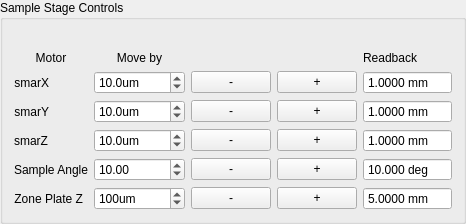
             <widget class="QGroupBox" name="groupBox">
              <property name="enabled">
               <bool>true</bool>
              </property>
              <property name="sizePolicy">
               <sizepolicy hsizetype="Preferred" vsizetype="Preferred">
                <horstretch>0</horstretch>
                <verstretch>0</verstretch>
               </sizepolicy>
              </property>
              <property name="styleSheet">
               <string notr="true"/>
              </property>
              <property name="title">
               <string>Sample Stage Controls</string>
              </property>
              <layout class="QGridLayout" name="gridLayout_14">
               <item row="5" column="0">
                <widget class="QLabel" name="label_21">
                 <property name="sizePolicy">
                  <sizepolicy hsizetype="Fixed" vsizetype="Preferred">
                   <horstretch>0</horstretch>
                   <verstretch>0</verstretch>
                  </sizepolicy>
                 </property>
                 <property name="text">
                  <string>Sample Angle</string>
                 </property>
                 <property name="alignment">
                  <set>Qt::AlignRight|Qt::AlignTrailing|Qt::AlignVCenter</set>
                 </property>
                </widget>
               </item>
               <item row="5" column="4">
                <widget class="QDoubleSpinBox" name="db_zpsth">
                 <property name="sizePolicy">
                  <sizepolicy hsizetype="Preferred" vsizetype="Fixed">
                   <horstretch>0</horstretch>
                   <verstretch>0</verstretch>
                  </sizepolicy>
                 </property>
                 <property name="readOnly">
                  <bool>true</bool>
                 </property>
                 <property name="buttonSymbols">
                  <enum>QAbstractSpinBox::NoButtons</enum>
                 </property>
                 <property name="suffix">
                  <string> deg</string>
                 </property>
                 <property name="decimals">
                  <number>3</number>
                 </property>
                 <property name="maximum">
                  <double>200.000000000000000</double>
                 </property>
                 <property name="value">
                  <double>10.000000000000000</double>
                 </property>
                </widget>
               </item>
               <item row="3" column="1">
                <widget class="QDoubleSpinBox" name="db_move_smary">
                 <property name="sizePolicy">
                  <sizepolicy hsizetype="Preferred" vsizetype="Fixed">
                   <horstretch>0</horstretch>
                   <verstretch>0</verstretch>
                  </sizepolicy>
                 </property>
                 <property name="suffix">
                  <string>um</string>
                 </property>
                 <property name="decimals">
                  <number>1</number>
                 </property>
                 <property name="minimum">
                  <double>-10000.000000000000000</double>
                 </property>
                 <property name="maximum">
                  <double>10000.000000000000000</double>
                 </property>
                 <property name="singleStep">
                  <double>5.000000000000000</double>
                 </property>
                 <property name="value">
                  <double>10.000000000000000</double>
                 </property>
                </widget>
               </item>
               <item row="4" column="3">
                <widget class="QPushButton" name="pb_move_smarz_pos">
                 <property name="sizePolicy">
                  <sizepolicy hsizetype="Preferred" vsizetype="Fixed">
                   <horstretch>0</horstretch>
                   <verstretch>0</verstretch>
                  </sizepolicy>
                 </property>
                 <property name="text">
                  <string>+</string>
                 </property>
                </widget>
               </item>
               <item row="1" column="4">
                <widget class="QLabel" name="label_26">
                 <property name="text">
                  <string>Readback</string>
                 </property>
                </widget>
               </item>
               <item row="5" column="3">
                <widget class="QPushButton" name="pb_move_dth_pos">
                 <property name="sizePolicy">
                  <sizepolicy hsizetype="Preferred" vsizetype="Fixed">
                   <horstretch>0</horstretch>
                   <verstretch>0</verstretch>
                  </sizepolicy>
                 </property>
                 <property name="text">
                  <string>+</string>
                 </property>
                </widget>
               </item>
               <item row="3" column="2">
                <widget class="QPushButton" name="pb_move_smary_neg">
                 <property name="sizePolicy">
                  <sizepolicy hsizetype="Preferred" vsizetype="Fixed">
                   <horstretch>0</horstretch>
                   <verstretch>0</verstretch>
                  </sizepolicy>
                 </property>
                 <property name="text">
                  <string>-</string>
                 </property>
                </widget>
               </item>
               <item row="4" column="1">
                <widget class="QDoubleSpinBox" name="db_move_smarz">
                 <property name="sizePolicy">
                  <sizepolicy hsizetype="Preferred" vsizetype="Fixed">
                   <horstretch>0</horstretch>
                   <verstretch>0</verstretch>
                  </sizepolicy>
                 </property>
                 <property name="suffix">
                  <string>um</string>
                 </property>
                 <property name="decimals">
                  <number>1</number>
                 </property>
                 <property name="minimum">
                  <double>-10000.000000000000000</double>
                 </property>
                 <property name="maximum">
                  <double>10000.000000000000000</double>
                 </property>
                 <property name="singleStep">
                  <double>5.000000000000000</double>
                 </property>
                 <property name="value">
                  <double>10.000000000000000</double>
                 </property>
                </widget>
               </item>
               <item row="4" column="0">
                <widget class="QLabel" name="label_6">
                 <property name="sizePolicy">
                  <sizepolicy hsizetype="Fixed" vsizetype="Preferred">
                   <horstretch>0</horstretch>
                   <verstretch>0</verstretch>
                  </sizepolicy>
                 </property>
                 <property name="text">
                  <string>smarZ</string>
                 </property>
                 <property name="alignment">
                  <set>Qt::AlignRight|Qt::AlignTrailing|Qt::AlignVCenter</set>
                 </property>
                </widget>
               </item>
               <item row="2" column="0">
                <widget class="QLabel" name="label_3">
                 <property name="sizePolicy">
                  <sizepolicy hsizetype="Fixed" vsizetype="Preferred">
                   <horstretch>0</horstretch>
                   <verstretch>0</verstretch>
                  </sizepolicy>
                 </property>
                 <property name="text">
                  <string>smarX</string>
                 </property>
                 <property name="alignment">
                  <set>Qt::AlignRight|Qt::AlignTrailing|Qt::AlignVCenter</set>
                 </property>
                </widget>
               </item>
               <item row="2" column="4">
                <widget class="QDoubleSpinBox" name="db_smarx">
                 <property name="sizePolicy">
                  <sizepolicy hsizetype="Preferred" vsizetype="Fixed">
                   <horstretch>0</horstretch>
                   <verstretch>0</verstretch>
                  </sizepolicy>
                 </property>
                 <property name="readOnly">
                  <bool>true</bool>
                 </property>
                 <property name="buttonSymbols">
                  <enum>QAbstractSpinBox::NoButtons</enum>
                 </property>
                 <property name="suffix">
                  <string> mm</string>
                 </property>
                 <property name="decimals">
                  <number>4</number>
                 </property>
                 <property name="minimum">
                  <double>-99.000000000000000</double>
                 </property>
                 <property name="value">
                  <double>1.000000000000000</double>
                 </property>
                </widget>
               </item>
               <item row="1" column="0">
                <widget class="QLabel" name="label_7">
                 <property name="sizePolicy">
                  <sizepolicy hsizetype="Preferred" vsizetype="Fixed">
                   <horstretch>0</horstretch>
                   <verstretch>0</verstretch>
                  </sizepolicy>
                 </property>
                 <property name="styleSheet">
                  <string notr="true">font: 75 14pt &quot;MS Shell Dlg 2&quot;;</string>
                 </property>
                 <property name="text">
                  <string>Motor</string>
                 </property>
                 <property name="alignment">
                  <set>Qt::AlignCenter</set>
                 </property>
                </widget>
               </item>
               <item row="5" column="2">
                <widget class="QPushButton" name="pb_move_dth_pos_neg">
                 <property name="sizePolicy">
                  <sizepolicy hsizetype="Preferred" vsizetype="Fixed">
                   <horstretch>0</horstretch>
                   <verstretch>0</verstretch>
                  </sizepolicy>
                 </property>
                 <property name="text">
                  <string>-</string>
                 </property>
                </widget>
               </item>
               <item row="6" column="0">
                <widget class="QLabel" name="label_15">
                 <property name="sizePolicy">
                  <sizepolicy hsizetype="Fixed" vsizetype="Preferred">
                   <horstretch>0</horstretch>
                   <verstretch>0</verstretch>
                  </sizepolicy>
                 </property>
                 <property name="text">
                  <string>Zone Plate Z</string>
                 </property>
                 <property name="alignment">
                  <set>Qt::AlignRight|Qt::AlignTrailing|Qt::AlignVCenter</set>
                 </property>
                </widget>
               </item>
               <item row="4" column="2">
                <widget class="QPushButton" name="pb_move_smarz_neg">
                 <property name="sizePolicy">
                  <sizepolicy hsizetype="Preferred" vsizetype="Fixed">
                   <horstretch>0</horstretch>
                   <verstretch>0</verstretch>
                  </sizepolicy>
                 </property>
                 <property name="text">
                  <string>-</string>
                 </property>
                </widget>
               </item>
               <item row="6" column="1">
                <widget class="QDoubleSpinBox" name="db_move_zpz">
                 <property name="sizePolicy">
                  <sizepolicy hsizetype="Preferred" vsizetype="Fixed">
                   <horstretch>0</horstretch>
                   <verstretch>0</verstretch>
                  </sizepolicy>
                 </property>
                 <property name="suffix">
                  <string>um</string>
                 </property>
                 <property name="decimals">
                  <number>0</number>
                 </property>
                 <property name="minimum">
                  <double>-50000.000000000000000</double>
                 </property>
                 <property name="maximum">
                  <double>50000.000000000000000</double>
                 </property>
                 <property name="singleStep">
                  <double>100.000000000000000</double>
                 </property>
                 <property name="value">
                  <double>100.000000000000000</double>
                 </property>
                </widget>
               </item>
               <item row="2" column="1">
                <widget class="QDoubleSpinBox" name="db_move_smarx">
                 <property name="sizePolicy">
                  <sizepolicy hsizetype="Preferred" vsizetype="Fixed">
                   <horstretch>0</horstretch>
                   <verstretch>0</verstretch>
                  </sizepolicy>
                 </property>
                 <property name="suffix">
                  <string>um</string>
                 </property>
                 <property name="decimals">
                  <number>1</number>
                 </property>
                 <property name="minimum">
                  <double>-10000.000000000000000</double>
                 </property>
                 <property name="maximum">
                  <double>10000.000000000000000</double>
                 </property>
                 <property name="singleStep">
                  <double>5.000000000000000</double>
                 </property>
                 <property name="value">
                  <double>10.000000000000000</double>
                 </property>
                </widget>
               </item>
               <item row="3" column="0">
                <widget class="QLabel" name="label_4">
                 <property name="sizePolicy">
                  <sizepolicy hsizetype="Fixed" vsizetype="Preferred">
                   <horstretch>0</horstretch>
                   <verstretch>0</verstretch>
                  </sizepolicy>
                 </property>
                 <property name="text">
                  <string>smarY</string>
                 </property>
                 <property name="alignment">
                  <set>Qt::AlignRight|Qt::AlignTrailing|Qt::AlignVCenter</set>
                 </property>
                </widget>
               </item>
               <item row="6" column="2">
                <widget class="QPushButton" name="pb_move_zpz_neg">
                 <property name="sizePolicy">
                  <sizepolicy hsizetype="Preferred" vsizetype="Fixed">
                   <horstretch>0</horstretch>
                   <verstretch>0</verstretch>
                  </sizepolicy>
                 </property>
                 <property name="text">
                  <string>-</string>
                 </property>
                </widget>
               </item>
               <item row="6" column="4">
                <widget class="QDoubleSpinBox" name="db_zpz1">
                 <property name="sizePolicy">
                  <sizepolicy hsizetype="Preferred" vsizetype="Fixed">
                   <horstretch>0</horstretch>
                   <verstretch>0</verstretch>
                  </sizepolicy>
                 </property>
                 <property name="readOnly">
                  <bool>true</bool>
                 </property>
                 <property name="buttonSymbols">
                  <enum>QAbstractSpinBox::NoButtons</enum>
                 </property>
                 <property name="suffix">
                  <string> mm</string>
                 </property>
                 <property name="decimals">
                  <number>4</number>
                 </property>
                 <property name="minimum">
                  <double>-100.000000000000000</double>
                 </property>
                 <property name="maximum">
                  <double>100.000000000000000</double>
                 </property>
                 <property name="value">
                  <double>5.000000000000000</double>
                 </property>
                </widget>
               </item>
               <item row="2" column="2">
                <widget class="QPushButton" name="pb_move_smarx_neg">
                 <property name="sizePolicy">
                  <sizepolicy hsizetype="Preferred" vsizetype="Fixed">
                   <horstretch>0</horstretch>
                   <verstretch>0</verstretch>
                  </sizepolicy>
                 </property>
                 <property name="text">
                  <string>   -   </string>
                 </property>
                </widget>
               </item>
               <item row="5" column="1">
                <widget class="QDoubleSpinBox" name="db_move_dth">
                 <property name="sizePolicy">
                  <sizepolicy hsizetype="Preferred" vsizetype="Fixed">
                   <horstretch>0</horstretch>
                   <verstretch>0</verstretch>
                  </sizepolicy>
                 </property>
                 <property name="suffix">
                  <string/>
                 </property>
                 <property name="minimum">
                  <double>-120.000000000000000</double>
                 </property>
                 <property name="maximum">
                  <double>120.000000000000000</double>
                 </property>
                 <property name="singleStep">
                  <double>10.000000000000000</double>
                 </property>
                 <property name="value">
                  <double>10.000000000000000</double>
                 </property>
                </widget>
               </item>
               <item row="2" column="3">
                <widget class="QPushButton" name="pb_move_smarx_pos">
                 <property name="sizePolicy">
                  <sizepolicy hsizetype="Preferred" vsizetype="Fixed">
                   <horstretch>0</horstretch>
                   <verstretch>0</verstretch>
                  </sizepolicy>
                 </property>
                 <property name="text">
                  <string>  +  </string>
                 </property>
                </widget>
               </item>
               <item row="1" column="1">
                <widget class="QLabel" name="label_8">
                 <property name="sizePolicy">
                  <sizepolicy hsizetype="Preferred" vsizetype="Fixed">
                   <horstretch>0</horstretch>
                   <verstretch>0</verstretch>
                  </sizepolicy>
                 </property>
                 <property name="styleSheet">
                  <string notr="true">font: 75 14pt &quot;MS Shell Dlg 2&quot;;</string>
                 </property>
                 <property name="text">
                  <string>Move by</string>
                 </property>
                 <property name="alignment">
                  <set>Qt::AlignCenter</set>
                 </property>
                </widget>
               </item>
               <item row="3" column="3">
                <widget class="QPushButton" name="pb_move_smary_pos">
                 <property name="sizePolicy">
                  <sizepolicy hsizetype="Preferred" vsizetype="Fixed">
                   <horstretch>0</horstretch>
                   <verstretch>0</verstretch>
                  </sizepolicy>
                 </property>
                 <property name="text">
                  <string>+</string>
                 </property>
                </widget>
               </item>
               <item row="6" column="3">
                <widget class="QPushButton" name="pb_move_zpz_pos">
                 <property name="sizePolicy">
                  <sizepolicy hsizetype="Preferred" vsizetype="Fixed">
                   <horstretch>0</horstretch>
                   <verstretch>0</verstretch>
                  </sizepolicy>
                 </property>
                 <property name="text">
                  <string>+</string>
                 </property>
                </widget>
               </item>
               <item row="3" column="4">
                <widget class="QDoubleSpinBox" name="db_smary">
                 <property name="sizePolicy">
                  <sizepolicy hsizetype="Preferred" vsizetype="Fixed">
                   <horstretch>0</horstretch>
                   <verstretch>0</verstretch>
                  </sizepolicy>
                 </property>
                 <property name="readOnly">
                  <bool>true</bool>
                 </property>
                 <property name="buttonSymbols">
                  <enum>QAbstractSpinBox::NoButtons</enum>
                 </property>
                 <property name="suffix">
                  <string> mm</string>
                 </property>
                 <property name="decimals">
                  <number>4</number>
                 </property>
                 <property name="minimum">
                  <double>-99.000000000000000</double>
                 </property>
                 <property name="value">
                  <double>1.000000000000000</double>
                 </property>
                </widget>
               </item>
               <item row="4" column="4">
                <widget class="QDoubleSpinBox" name="db_smarz">
                 <property name="sizePolicy">
                  <sizepolicy hsizetype="Preferred" vsizetype="Fixed">
                   <horstretch>0</horstretch>
                   <verstretch>0</verstretch>
                  </sizepolicy>
                 </property>
                 <property name="readOnly">
                  <bool>true</bool>
                 </property>
                 <property name="buttonSymbols">
                  <enum>QAbstractSpinBox::NoButtons</enum>
                 </property>
                 <property name="suffix">
                  <string> mm</string>
                 </property>
                 <property name="decimals">
                  <number>4</number>
                 </property>
                 <property name="minimum">
                  <double>-99.000000000000000</double>
                 </property>
                 <property name="value">
                  <double>1.000000000000000</double>
                 </property>
                </widget>
               </item>
               <item row="0" column="1">
                <widget class="QLabel" name="label_131">
                 <property name="sizePolicy">
                  <sizepolicy hsizetype="Preferred" vsizetype="Fixed">
                   <horstretch>0</horstretch>
                   <verstretch>0</verstretch>
                  </sizepolicy>
                 </property>
                 <property name="text">
                  <string/>
                 </property>
                </widget>
               </item>
              </layout>
             </widget>
